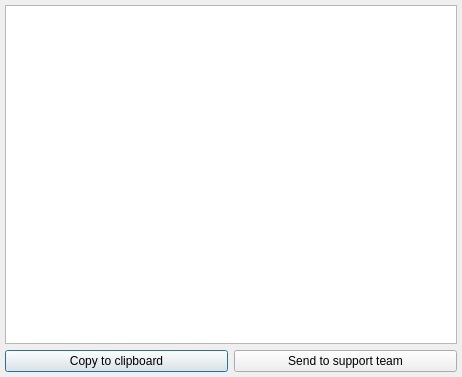
<?xml version="1.0" encoding="UTF-8"?>
<ui version="4.0">
 <class>SystemInformation</class>
 <widget class="QDialog" name="SystemInformation">
  <property name="geometry">
   <rect>
    <x>0</x>
    <y>0</y>
    <width>462</width>
    <height>377</height>
   </rect>
  </property>
  <property name="windowTitle">
   <string>System Information</string>
  </property>
  <layout class="QVBoxLayout" name="verticalLayout_2">
   <property name="leftMargin">
    <number>5</number>
   </property>
   <property name="topMargin">
    <number>5</number>
   </property>
   <property name="rightMargin">
    <number>5</number>
   </property>
   <property name="bottomMargin">
    <number>5</number>
   </property>
   <item>
    <widget class="QTextBrowser" name="infoBrowser">
     <property name="font">
      <font>
       <family>Geeza Pro</family>
       <pointsize>11</pointsize>
      </font>
     </property>
    </widget>
   </item>
   <item>
    <layout class="QHBoxLayout" name="horizontalLayout">
     <item>
      <widget class="QPushButton" name="copyToClipboard">
       <property name="text">
        <string>Copy to clipboard</string>
       </property>
      </widget>
     </item>
     <item>
      <widget class="QPushButton" name="sendToSupport">
       <property name="text">
        <string>Send to support team</string>
       </property>
      </widget>
     </item>
    </layout>
   </item>
  </layout>
 </widget>
 <resources/>
 <connections/>
</ui>
